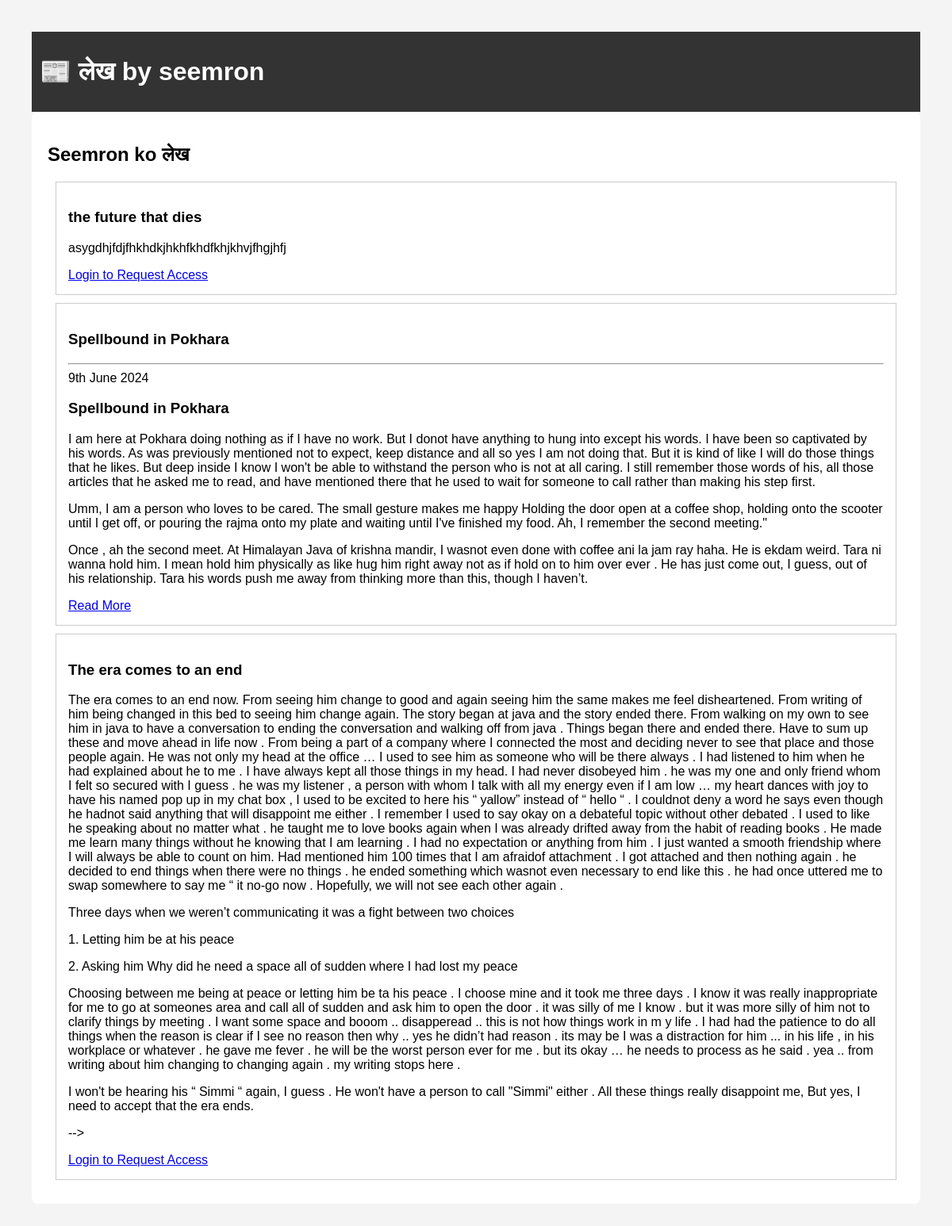
The page / on the database its author committed.
### blogapp/models.py (models this page shows, shortened)
class BlogPost(models.Model):
    title = models.CharField(max_length=255)
    content = models.TextField()
    is_private = models.BooleanField(default=False)
    created_at = models.DateTimeField(auto_now_add=True)

### blogapp/views.py (the view)
# urls.py: path('', views.blog_list, name='blog_list'),
def blog_list(request):
    posts = BlogPost.objects.all().order_by('-created_at')
    user_email = request.session.get('user_email')
    return render(request, 'blogapp/blog_list.html', {'posts': posts, 'user_email': user_email})

### blogapp/templates/blogapp/blog_list.html (shortened to what this page needs)
{% extends 'blogapp/base.html' %}
{% block content %}
<h2>Seemron ko लेख</h2>
{% for post in posts %}
    <div style="border: 1px solid #ccc; padding: 15px; margin: 10px;">
        <h3>{{ post.title }}</h3>
        <p>{{ post.content|safe }}</p>
        {% if not post.is_private %}
            <a href="{% url 'blog_detail' post.id %}">Read More</a>
        {% else %}
            {% if request.session.user_email %}
                       {% if post.has_access %}
                    <a href="{% url 'blog_detail' post.id %}">Read More</a>
                {% else %}
                    <form action="{% url 'request_access' %}" method="post" style="display:inline;">
                        {% csrf_token %}
                        <button type="submit">Request Access</button>
                    </form>
                {% endif %}
            {% else %}
                <a href="{% url 'request_access' %}">Login to Request Access</a>
            {% endif %}
        {% endif %}
    </div>
{% endfor %}
{% endblock %}

### blogapp/templates/blogapp/base.html (shortened to what this page needs)
<!DOCTYPE html>
<html lang="en">
<head>
</head>
<body>
    <header>
        <h1>📰 लेख by seemron </h1>
    </header>
    <div class="container">
        {% block content %}
        {% endblock %}
    </div>
</body>
</html>

### blogapp/templates/blogapp/base.html (style rules this page uses)
body { font-family: Arial, sans-serif; margin: 40px; background-color: #f4f4f4; }
header { background-color: #333; color: white; padding: 10px; }
.container { background: white; padding: 20px; border-radius: 8px; }

### rows shown on the page
BlogPost: title "the future that dies", content "asygdhjfdjfhkhdkjhkhfkhdfkhjkhvjfhgjhfj", is_private "Login to Request Access"
BlogPost: title "Spellbound in Pokhara", content "9th June 2024 Spellbound in Pokhara I am here at Pokhara doing nothing as if I have no work. But I donot have anything to hung into except his words. I have been so captivated by his words. As was previously mentioned not to expect, keep distance and all so yes I am not doing that. But it is kind of like I will do those things that he likes. But deep inside I know I won't be able to withstand the person who is not at all caring. I still remember those words of his, all those articles that he asked me to read, and have mentioned there that he used to wait for someone to call rather than making his step first. Umm, I am a person who loves to be cared. The small gesture makes me happy Holding…", is_private "Read More"
BlogPost: title "The era comes to an end", content "The era comes to an end now. From seeing him change to good and again seeing him the same makes me feel disheartened. From writing of him being changed in this bed to seeing him change again. The story began at java and the story ended there. From walking on my own to see him in java to have a conversation to ending the conversation and walking off from java . Things began there and ended there. Have to sum up these and move ahead in life now . From being a part of a company where I connected the most and deciding never to see that place and those people again. He was not only my head at the office … I used to see him as someone who will be there always . I had listened to him when he had…", is_private "Login to Request Access"
